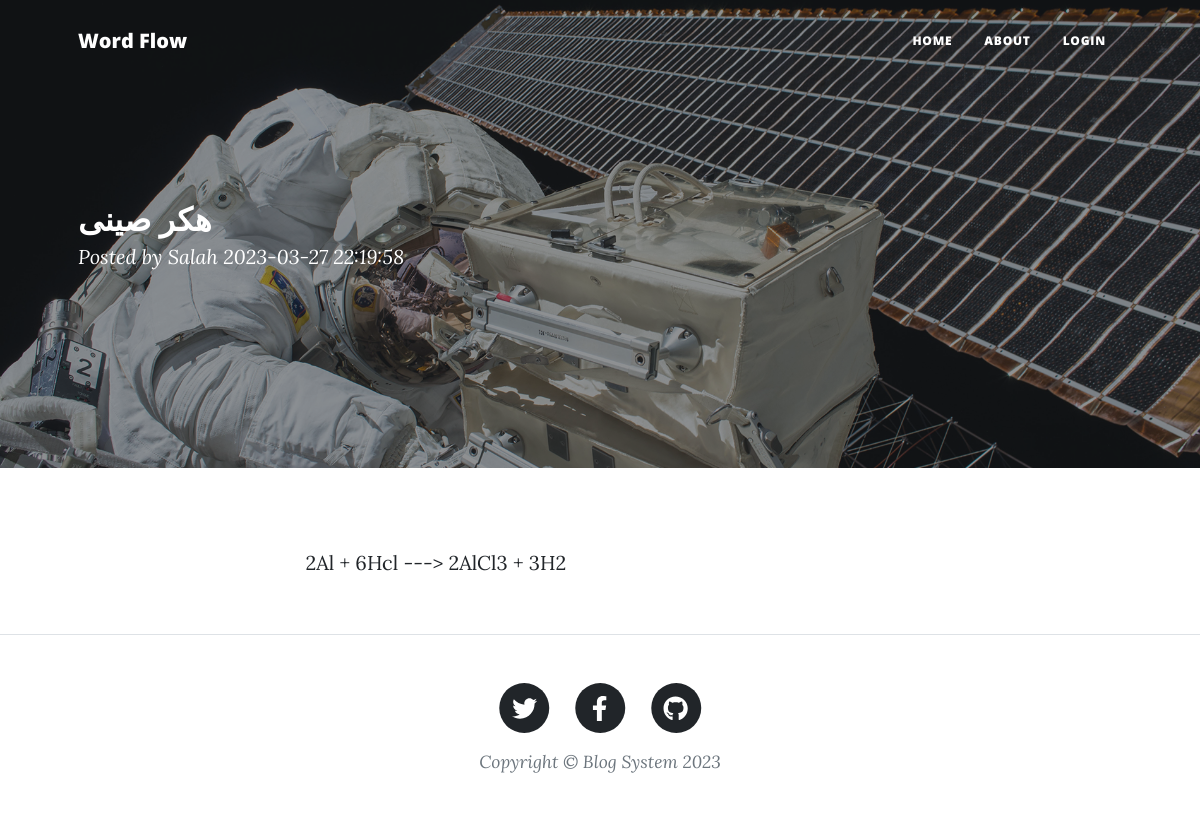
/Pages/post.php?id=10, run on the app's committed database.
### tables this page shows
CREATE TABLE `posts` (
  `id` int(11) NOT NULL,
  `author_id` int(11) NOT NULL,
  `title` varchar(255) NOT NULL,
  `content` text NOT NULL,
  `created_at` timestamp NOT NULL DEFAULT current_timestamp()
);

CREATE TABLE `users` (
  `id` int(11) NOT NULL,
  `username` varchar(255) NOT NULL,
  `email` varchar(255) NOT NULL,
  `password` varchar(255) NOT NULL,
  `created_at` timestamp NOT NULL DEFAULT current_timestamp()
);

### classes/Post.php (called while the page is built, shortened)
<?php
Class Post {
  private $pdo;
  private $table = "posts";
    public function __construct($pdo) {
        $this->pdo = $pdo;
    }
    function readOne($id)
    {
        $query = "SELECT p.title, p.content , p.author_id , p.created_at, u.username as author_name
        FROM " . $this->table . " p INNER JOIN users u
         ON p.author_id = u.id WHERE p.id = ? LIMIT 0,1";
        try {
            $stmt = $this->pdo->prepare($query);
            $stmt->bindParam(1, $id);
            $stmt->execute();
            $row = $stmt->fetch(PDO::FETCH_ASSOC);
            return $row;
        } catch (PDOException $e) {
            echo $e->getMessage();
            return false;
        }
    }
}
?>

### Pages/post.php (the view, shortened to what this page needs)
<?php
include_once ('../config/database.php');
include_once ('../Classes/Post.php');
include('../includes/header.php');
include('../includes/navbar.php');
$postobj = new POST($pdo);
if (isset($_GET['id'])) {
    if ($postobj->readOne($_GET['id'])) {
        $post = $postobj->readOne($_GET['id']);
    }
}
?>
<header class="masthead" style="background-image: url('../assets/img/post-bg.jpg')">
    <div class="container position-relative px-4 px-lg-5">
        <div class="row gx-4 gx-lg-5 justify-content-center">
            <div class="post-heading">
                <h2>
                    <?php
                    if (isset($post['title'])) :
                        echo $post['title'];
                    endif
                    ?>
                </h2>
                <span class="meta">
                    Posted by
                    <a href="#!">
                        <?php
                        if (isset($post['author_name'])) :
                            echo $post['author_name'];
                        endif
                        ?>
                    </a>
                    <?php
                    if ($post) :
                        echo $post['created_at'];
                    endif
                    ?>
                </span>
            </div>
        </div>
    </div>
</header>
<article class="mb-4">
    <div class="container px-4 px-lg-5">
        <div class="row gx-4 gx-lg-5 justify-content-center">
            <div class="col-md-10 col-lg-8 col-xl-7">
                <p>
                    <?php
                    if ($post) :
                        echo $post['content'];
                    endif
                    ?>
                </p>
            </div>
        </div>
    </div>
</article>
<?php
include('../includes/footer.php');
?>

### data on the page
posts: title "هكر صينى", author.username "Salah", created_at "2023-03-27 22:19:58", content "2Al + 6Hcl ---> 2AlCl3 + 3H2"
